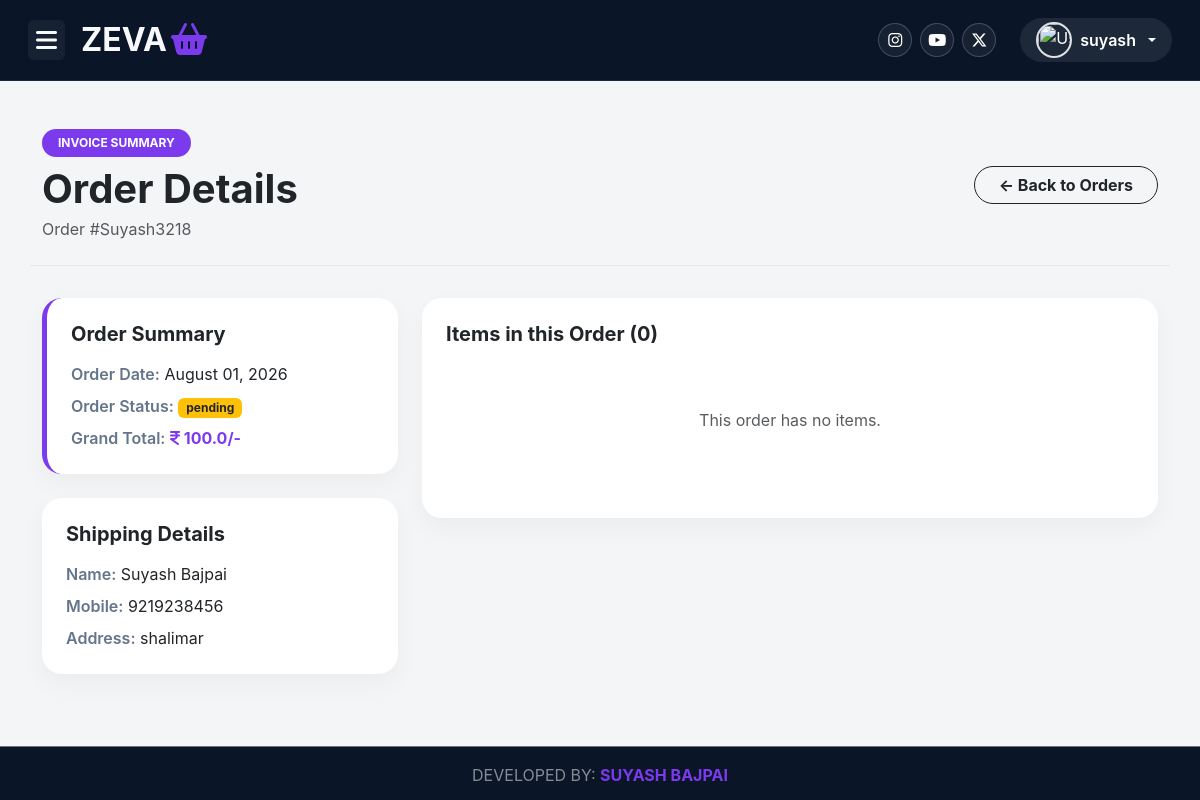
The page /customer/orderdetail/?oid=Suyash3218 (signed in) on the database its author committed.
### user/models.py (models this page shows, shortened)
class tbl_order_info(models.Model):
    userid=models.CharField(max_length=50,null=True)
    orderid=models.CharField(max_length=100,null=True)
    name=models.CharField(max_length=50,null=True)
    mobile=models.CharField(max_length=15,null=True)
    address=models.TextField(null=True)
    status=models.CharField(max_length=100,default="pending")
    total_amount=models.CharField(max_length=100,null=True)
    order_date=models.DateField(auto_now_add=True,null=True)

### customer/views.py (the view)
# urls.py: path('orderdetail/', views.orderdetail, name='orderdetail'),
def orderdetail(request):
    if not request.session.get("email"):
        messages.warning(request, 'Please login to view order details.')
        return redirect(reverse('user:login')) # <--- USE reverse()
    orderid=request.GET.get("oid")
    order_info = tbl_order_info.objects.filter(orderid=orderid).first()
    order_items = tbl_order_items.objects.filter(orderid=order_info) if order_info else []
    context = {
        "order": order_info,
        "items": order_items,
    }
    return render(request,'customer/orderdetail.html', context)

### user/context_processors.py (called while the page is built)
def js_urls(request):
    urls = {
        'updateCartItemUrl': reverse('user:update_cart_item'),
        'userLoginUrl': reverse('user:login'),
        'userProductsUrl': reverse('user:products'),
        'customerIndexUrl': reverse('customer:index'),
        'userIndexUrl': reverse('user:index'),
        'userRegisterUrl': reverse('user:register'),
        'customerProfileUrl': reverse('customer:profile'),
        'customerLogoutUrl': reverse('customer:logout'),
        'customerMyOrderUrl': reverse('customer:myorder'),
        'customerOrderDetailUrl': reverse('customer:orderdetail'),
        'userCartUrl': reverse('user:cart'), # Ensure this is included
        'userProfileUrl': reverse('user:uprofile'), # Add this for the footer link
    }
    return {'js_urls': json.dumps(urls)}

def cart_context(request):
    cart_count = 0
    cart_images = []
    email = request.session.get("email")
    if email:
        cart_count = tbl_cart.objects.filter(userid=email).count()
        recent_items = tbl_cart.objects.filter(userid=email).select_related('product').order_by('-id')[:5]
        for item in recent_items:
            if item.product and item.product.product_picture:
                cart_images.append(item.product.product_picture.url)
    return {
        'cart_count': cart_count,
        'cart_images_json': json.dumps(cart_images)
    }

### templates/customer/orderdetail.html
{% extends 'base1.html' %}
{% load static %}
{% block xyz %}
<div class="container py-5">
{% if order %}
<div class="row order-header align-items-center">
<div class="col-md-8">
<span class="badge bg-purple text-white px-3 py-2 rounded-pill fw-bold mb-2" style="background: #7C3AED;">INVOICE SUMMARY</span>
<h1 class="fw-bold text-dark display-6 mb-1">Order Details</h1>
<p class="text-muted mb-0">Order #{{ order.orderid }}</p>
</div>
<div class="col-md-4 text-md-end mt-3 mt-md-0">
<a href="{% url 'customer:myorder' %}" class="btn btn-outline-dark rounded-pill px-4 fw-bold">&larr; Back to Orders</a>
</div>
</div>
<div class="row g-4">
<div class="col-lg-4">
<div class="card order-card p-4 border-start border-purple border-5" style="border-left-color: #7C3AED !important;">
<h5 class="fw-bold mb-3 text-dark">Order Summary</h5>
<p class="mb-2"><span class="info-label">Order Date:</span> {{ order.order_date|date:"F d, Y" }}</p>
<p class="mb-2"><span class="info-label">Order Status:</span>
{% if order.status == 'Delivered' %}
<span class="badge bg-success px-2 py-1">{{ order.status }}</span>
{% elif order.status == 'Shipped' %}
<span class="badge bg-info text-dark px-2 py-1">{{ order.status }}</span>
{% else %}
<span class="badge bg-warning text-dark px-2 py-1">{{ order.status|default:'Pending' }}</span>
{% endif %}
</p>
<p class="mb-0"><span class="info-label">Grand Total:</span> <strong style="color: #7C3AED;"><i class="fa-solid fa-inr"></i> {{ order.total_amount }}/-</strong></p>
</div>
<div class="card order-card p-4">
<h5 class="fw-bold mb-3 text-dark">Shipping Details</h5>
<p class="mb-2"><span class="info-label">Name:</span> {{ order.name }}</p>
<p class="mb-2"><span class="info-label">Mobile:</span> {{ order.mobile }}</p>
<p class="mb-0"><span class="info-label">Address:</span> {{ order.address }}</p>
</div>
</div>
<div class="col-lg-8">
<div class="card order-card p-4">
<h5 class="fw-bold mb-3 text-dark">Items in this Order ({{ items|length }})</h5>
<div class="table-responsive">
<table class="table table-borderless table-hover align-middle mb-0">
<tbody>
{% for item in items %}
<tr>
{% if item.product %}
<td style="width: 80px;">
{% if item.product.product_picture %}
<img src="{{ item.product.product_picture.url }}" class="product-image" alt="{{ item.product.product_name }}">
{% else %}
<img src="{% static 'images/product_deleted.png' %}" class="product-image" alt="Image not available">
{% endif %}
</td>
<td>
<p class="fw-bold mb-1 text-dark">{{ item.product.product_name }}</p>
<small class="text-muted">{{ item.product.product_weight }}</small>
</td>
{% else %}
<td style="width: 80px;">
<img src="{% static 'images/product_deleted.png' %}" class="product-image" alt="Product no longer available">
</td>
<td>
<p class="fw-bold mb-1 text-dark">Product no longer available</p>
<small class="text-muted">N/A</small>
</td>
{% endif %}
<td class="text-center">
<span class="badge bg-light text-dark border px-2 py-1">Qty: {{item.product_quantity}}</span>
</td>
<td class="text-end">
<p class="fw-bold mb-0 text-dark"><i class="fa-solid fa-inr"></i> {{item.total_price}}/-</p>
</td>
</tr>
{% empty %}
<tr>
<td colspan="4" class="text-center p-5">
<p class="text-muted">This order has no items.</p>
</td>
</tr>
{% endfor %}
</tbody>
</table>
</div>
</div>
</div>
</div>
{% else %}
<div class="text-center p-5 bg-white rounded-4 shadow-sm">
<h2 class="fw-bold text-dark">Order Not Found</h2>
<p class="text-muted">The order you are looking for does not exist.</p>
<a href="{% url 'customer:myorder' %}" class="btn btn-violet mt-3">Back to My Orders</a>
</div>
{% endif %}
</div>
{% endblock %}

### static/css/global.css (style rules this page uses)
:root { --bg-main: #F9F9FB; --bg-card: #FFFFFF; --text-main: #1A1A1A; --accent-yellow: #FFD600; --accent-coral: #FF6B6B; --accent-mint: #00C896; --charcoal: #121212; --charcoal-light: #1E1E1E; --navy-dark: #0A1628; --navy-light: #1E293B; --violet-main: #7C3AED; --violet-hover: #6D28D9; --lavender-bg: #F4F5F7; }
body { font-family: 'Inter', system-ui, -apple-system, sans-serif; margin: 0; padding: 0; background-color: var(--bg-main); color: var(--text-main); }

### static/css/dashboard.css (style rules this page uses)
body.dashboard-body { background-color: var(--lavender-bg); }

### static/css/profile_pages.css (style rules this page uses)
.order-card { background: white; border-radius: 1.25rem; box-shadow: 0 10px 25px rgba(0,0,0,0.04); border: none; margin-bottom: 1.5rem; }
.order-header { border-bottom: 1px solid #E2E8F0; padding-bottom: 1.5rem; margin-bottom: 2rem; }
.info-label { font-weight: 600; color: #64748B; }

### rows shown on the page
tbl_order_info: orderid "Suyash3218", order_date "August 01, 2026", status "pending", total_amount "100.0", name "Suyash Bajpai", mobile "9219238456", address "shalimar"

### other values the page prints
{{ request.session.uname }} "suyash"
{{ items|length }} "0"
